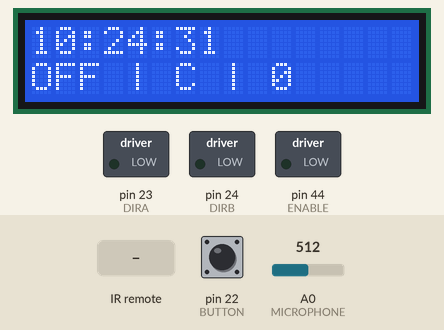
Simulated run of this sketch. Board: Arduino Mega 2560, built with avr-gcc and run on an emulated ATmega2560. Parts: 16×2 character LCD, switched loads named in the sketch (green lamp = pin HIGH). The test bench sets the inputs (shaded band); at power-on: pin 22 (BUTTON) LOW, A0 (MICROPHONE) = 512. The local clock reads 2024-03-15 10:24:30 at power-on unless the sketch sets it; what the sketch prints to the serial monitor is not drawn.

Above: at 1.2 s.
1.3 s: infrared code 0xBF40FF00 received
At 2.7 s:
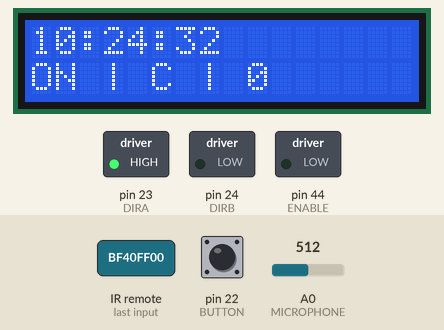
4.3 s: pin 22 (BUTTON) pulled HIGH for 1 s
At 6.4 s:
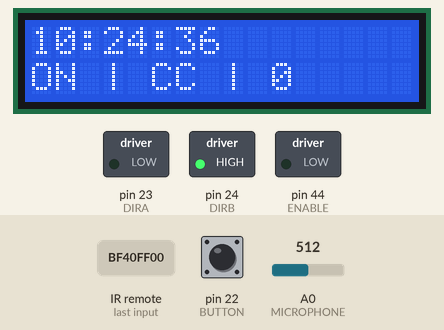
7.2 s: infrared code 0xBC43FF00 received
At 9.7 s:
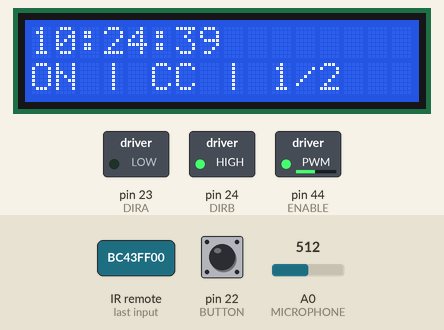
10.2 s: pin 22 (BUTTON) pulled HIGH for 0.15 s
At 11.5 s:
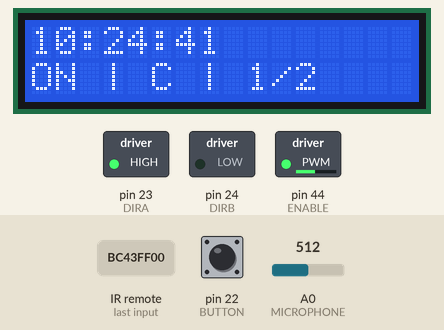
13.3 s: infrared code 0xBF40FF00 received
At 14.8 s:
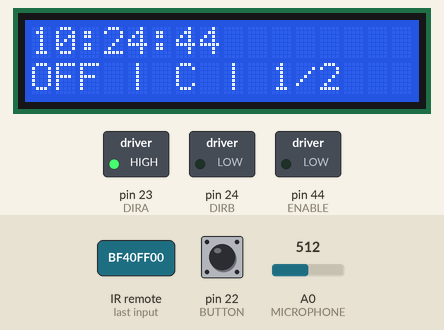
16.3 s: pin 22 (BUTTON) pulled HIGH for 0.15 s
At 17.9 s:
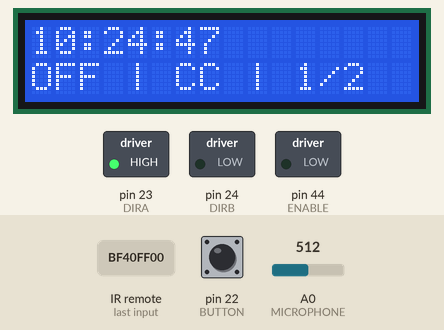
Timing chart, 0 to 19.4 s (numbered marks = the images above; inputs shaded):
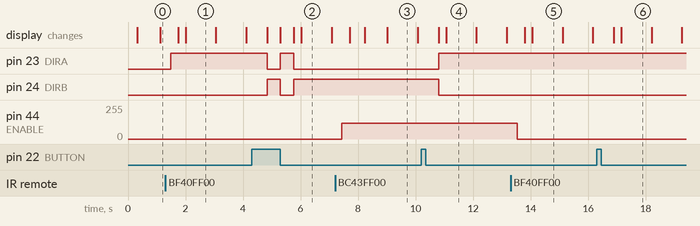

Measured:
- after the input at 1.3 s, pin 23 (DIRA): LOW → HIGH after 0.18 s; the display: first changes after 0.44 s (image 1 shows a later state)
- after the input at 4.3 s, pin 23 (DIRA): HIGH → LOW after 0.54 s, → HIGH 0.46 s later, → LOW 0.46 s later; pin 24 (DIRB): LOW → HIGH after 0.54 s, → LOW 0.46 s later, → HIGH 0.46 s later; the display: first changes after 0.54 s (image 2 shows a later state)
- after the input at 7.2 s, pin 44 (ENABLE): 0/255 → 120/255 after 0.24 s; the display: first changes after 0.50 s (image 3 shows a later state)
- after the input at 10.2 s, pin 23 (DIRA): LOW → HIGH after 0.60 s; pin 24 (DIRB): HIGH → LOW after 0.60 s; the display: first changes after 0.60 s (image 4 shows a later state)
- after the input at 13.3 s, pin 44 (ENABLE): 120/255 → 0/255 after 0.23 s; the display: first changes after 0.49 s (image 5 shows a later state)
- after the input at 16.3 s, the display: first changes after 0.59 s (image 6 shows a later state)
- what the display in image 1 shows lasts 1.1 s, from 2.0 s to 3.1 s

The sketch:

Lab3.ino
```cpp
#include <IRremote.h>
#include <Wire.h>
#include <RTClib.h>
#include <arduinoFFT.h>
#include <LiquidCrystal.h>

/*-------LCD & Pins---------*/
LiquidCrystal LCD(12, 11, 5, 4, 3, 2);
/*-------Motor Pins-----------*/
const int ENABLE = 44; /*Enable Pin*/ /*PWM*/
const int DIRA = 23; /*Logic A Pin*/
const int DIRB = 24; /*Logic B Pin*/
/*--------Button Pin-----------*/
const int BUTTON = 22; /*Button Pin*/

/*--------RTC Clock-----------*/
String RTC_Time = "00:00:00";
RTC_DS1307 RTC;
long hour = 0, minute = 0, second = 0;
/*--------IR Receiver-----------*/
IRrecv IR(26); /*IR Receiver is on PIN 26*/

/*------Fan Variables------*/
bool fanOn = false;
bool speedChanged = false;
int speedLevel = 0;
const int Speeds[4] = {0, 120, 190, 255};
int direction = 0; // 0 is cw, 1 is ccw

/*-----Time Variables*----*/
bool timeEntry = false;
int TimeEntry[6] = {0};
int entryPos = 0;

/*-------Sound Sensor Pins-----------*/
const int MICROPHONE = A0;
/*-------FFT------------*/
#define SAMPLES 128
#define SAMPLING_FREQUENCY 2048
double vReal[SAMPLES];
double vImag[SAMPLES];
unsigned int samplingPeriod;
unsigned long microSeconds;

ArduinoFFT<double> FFT = ArduinoFFT<double>(vReal, vImag, SAMPLES, SAMPLING_FREQUENCY);

void setup() {
    cli();//stop interrupts
    /*--------Timer 1 Setup------------*/
    //1 Hz
    TCCR1A = 0;
    TCCR1B = 0;
    TCNT1  = 0;
    OCR1A = 15624;
    TCCR1B |= (1 << WGM12);
    TCCR1B |= (1 << CS12) | (1 << CS10);
    TIMSK1 |= (1 << OCIE1A);
    sei();//allow interrupts
    /*-------Setup LED------*/
    LCD.begin(16, 2);
    /*----Setup Motor Pins-----*/
    pinMode(ENABLE, OUTPUT);
    pinMode(DIRA, OUTPUT);
    pinMode(DIRB, OUTPUT);
     /*----Setup Button Pin-----*/
    pinMode(BUTTON, INPUT);

    Serial.begin(9600);
    while (!Serial);

     /*----Setup IR Receiver-----*/
    IR.enableIRIn();
    Serial.println(F("Ready to receive IR signals"));

     /*----Setup RTC-----*/
    RTC.begin();
    Serial.println(F("RTC ready"));
    DateTime Current = RTC.now();
    hour = Current.hour();
    minute = Current.minute();
    second = Current.second();

   /*---Setup Microphone----*/
    pinMode(MICROPHONE, INPUT);
    samplingPeriod = round(1000000 * (1.0 / SAMPLING_FREQUENCY));
}

ISR(TIMER1_COMPA_vect) {

    if(second <= 59) {
      second++;
    }

    if(second >= 60) {
      second = 0;
      minute++;
    }

    if(minute >= 60) {
      minute = 0;
      hour++;
    }
    if(hour >= 24) {
       hour = 0;
    }
}

void increaseFanSpeed() {
   if(speedLevel < 3) {speedLevel++;}
}

void decreaseFanSpeed() {
  if(speedLevel > 0) {speedLevel--;}
}

void loop() {
    /*-----Read IR data-------*/
    if (IR.decode()) {
        translateIR(IR.decodedIRData.decodedRawData);
        delay(100);
        IR.resume();
    }

    /*-----Manage Fan*-----*/
    if(fanOn) {
        if(direction == 0) {
            digitalWrite(DIRA, HIGH);
            digitalWrite(DIRB, LOW);
        }
        else if (direction == 1) {
            digitalWrite(DIRA, LOW);
            digitalWrite(DIRB, HIGH);
        }
        analogWrite(ENABLE, Speeds[speedLevel]);
    } else {
         analogWrite(ENABLE, Speeds[0]);
    }


    /*------Button reading-----*/
    if (digitalRead(BUTTON) == HIGH) {
        delay(200); // debounce
        direction = (direction == 0) ? 1 : 0;
    }

    /*-----------Audio Sampling---------------*/
    for (int i = 0; i < SAMPLES; i++) {
        microSeconds = micros();
        vReal[i] = analogRead(MICROPHONE);
        vImag[i] = 0;              // Set imaginary part to 0
        delayMicroseconds(samplingPeriod); // Ensure proper sampling rate
    }

    FFT.windowing(vReal, SAMPLES, FFT_WIN_TYP_HAMMING, FFT_FORWARD); // Apply Hamming window
    FFT.compute(vReal, vImag, SAMPLES, FFT_FORWARD);                 // Compute FFT
    FFT.complexToMagnitude(vReal, vImag, SAMPLES);

    double peakFrequency = FFT.majorPeak(vReal, SAMPLES, SAMPLING_FREQUENCY) - 195;
    Serial.println(peakFrequency);

    if (peakFrequency >= 170 && peakFrequency <= 180) {  // C4 (262Hz ± 2%)
      Serial.println("C4 detected");
      increaseFanSpeed();
    }
    else if (peakFrequency >= 430 && peakFrequency <= 450) {  // A4 (440Hz ± 2%)
      Serial.println("A4 detected");
      decreaseFanSpeed();
    }

    /*----RTC-----*/
    String Hour = (hour < 10) ? ("0" + String(hour)) : String(hour);
    String Minute = (minute < 10) ? ("0" + String(minute)) : String(minute);
    String Second = (second < 10) ? ("0" + String(second)) : String(second);
    RTC_Time = (Hour + ":" + Minute + ":" + Second);


    /***********---LCD PRINTING----***********/
    String OnOff = (fanOn) ? "ON" : "OFF";
    String Dir = (direction == 0) ? "C" : "CC";
    String Speed = getSpeedString(speedLevel);
    String Line1 =  RTC_Time;
    String Line2 = OnOff + " | " + Dir + " | " + Speed;
    LCD.setCursor(0, 0);
    LCD.print(Line1);
    LCD.setCursor(0, 1);
    LCD.print(Line2);
    LCD.print("  ");

}

void translateIR(unsigned long value) {
  if(!timeEntry) {
    switch (value) {
        case 0xBF40FF00: // Pause/Play = fan on/off
            fanOn = !fanOn;
            Serial.println((fanOn) ? "Fan On" : "Fan Off");
            break;

        case 0xBC43FF00: // Fast Forward = Increase speed
            increaseFanSpeed();
             Serial.println("Speed Increase");
            break;

        case 0xBB44FF00: // Rewind = Decrease speed
            decreaseFanSpeed();
            Serial.println("Speed Decrease");
            break;

        case 0xB847FF00: // FUNC/STOP = time update
            Serial.println("Time Entry:");
            timeEntry = true;
        break;
    }
  }
  else {
     int digit = getDigitFromIR(value);
     if(digit >= 0) {
          Serial.println(digit);
          TimeEntry[entryPos++] = digit;
          if(entryPos == 6) {

              DateTime Current = RTC.now();
              int Hour = (String(TimeEntry[0]) + String(TimeEntry[1])).toInt();
              int Minute = (String(TimeEntry[2]) + String(TimeEntry[3])).toInt();
              int Second = (String(TimeEntry[4]) + String(TimeEntry[5])).toInt();

              RTC.adjust(DateTime(Current.year(), Current.month(), Current.day(), Hour, Minute, Second));

              Current = RTC.now();
              hour = Current.hour();
              minute = Current.minute();
              second = Current.second();

              entryPos = 0;
              timeEntry = false;
          }
     }
  }
}

int getDigitFromIR(unsigned long value) {
    switch (value) {
        case 0xF30CFF00: return 1;
        case 0xE718FF00: return 2;
        case 0xA15EFF00: return 3;
        case 0xF708FF00: return 4;
        case 0xE31CFF00: return 5;
        case 0xA55AFF00: return 6;
        case 0xBD42FF00: return 7;
        case 0xAD52FF00: return 8;
        case 0xB54AFF00: return 9;
        case 0xE916FF00: return 0;
        default: return -1; // Invalid IR code
    }
}

String getSpeedString(int speed) {
    switch (speed) {
        case 0: return "0";
        case 1: return "1/2";
        case 2: return "3/4";
        case 3: return "Full";
        default: return "";
    }
}
```
